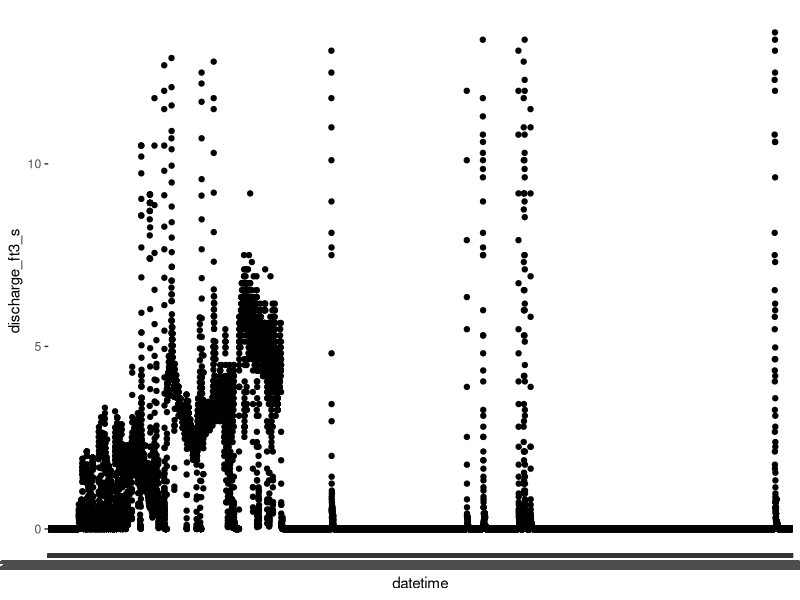

Source code (R): (Note: this script raises an error after producing the figure.)
## ---- chunk 1
knitr::opts_chunk$set(echo = TRUE)
## ---- chunk 2
library(tidyverse)
## ---- chunk 3
water <- read_tsv("santa_cruz.txt", skip = 27, col_names = TRUE)

water
## ---- chunk 4
water <- water %>% 
  slice(-1)

water
## ---- chunk 5
water <- water %>% 
  rename(discharge_ft3_s = `307121_00060`,
         qualification_code = `307121_00060_cd`) %>% 
  mutate(discharge_ft3_s = as.double(discharge_ft3_s))
water
## ---- chunk 6
ggplot(water, aes(datetime, discharge_ft3_s)) +
  geom_point()
## ---- chunk 7
# date
today()

# date and time
now()
## ---- chunk 8
water %>% 
  mutate(datetime = as_datetime(datetime, format = "%Y-%m-%d %H:%M", tz = "MST"))
## ---- chunk 9
water <- water %>% 
  mutate(datetime = ymd_hm(datetime))
water
## ---- chunk 10
ggplot(water, aes(datetime, discharge_ft3_s)) +
  geom_point()

## ---- chunk 11
water %>% 
  mutate(Date = date(datetime))
## ---- chunk 12
water <- water %>% 
  mutate(Year = year(datetime),
         Month = month(datetime, label = TRUE),
         Day = day(datetime),
         Hour = hour(datetime),
         Minutes = minute(datetime),
         Seconds = second(datetime))
water
## ---- chunk 13
water %>% 
  group_by(Month) %>% 
  summarise(mean = mean(discharge_ft3_s))
## ---- chunk 14
water %>% 
  mutate(DOY = yday(datetime), .after = tz_cd)
## ---- chunk 15
surveys <- read_csv("surveys.csv")
surveys
## ---- chunk 16
surveys <- surveys %>% 
  mutate(date = make_date(year = year,
                          month = month,
                          day = day))
surveys
## ---- chunk 17
start <- min(surveys$date, na.rm = TRUE)
end <- max(surveys$date, na.rm = TRUE)

date_interval <- interval(start, end)
date_interval

as.duration(date_interval)
